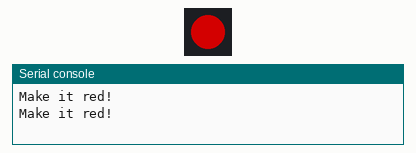
Recording of a program running on a simulated CircuitPython board. Parts: 1 RGB LEDs in strip order, left to right, the last lines printed to the serial console. Dim RGB values are drawn brighter than linear.

Above: at 1.5 s.
At 4.5 s:
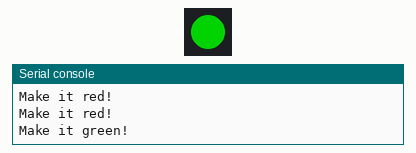
At 7.5 s:
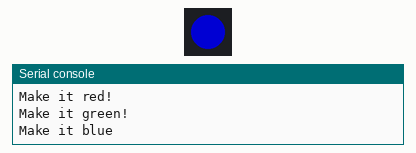
Timing chart, 0 to 11.7 s (numbered marks = the images above):
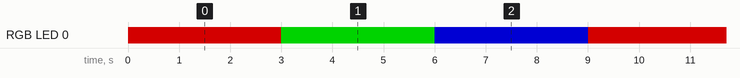

The program:

myRGBLED.py
```python
# Aaron
import board
import time
import neopixel

dot = neopixel.NeoPixel(board.NEOPIXEL, 1)
dot.brightness = 0.5

print("Make it red!")

while True:
    print("Make it red!")
    dot.fill((255, 0, 0))  # red
    time.sleep(3)          # delay 3 seconds
    print("Make it green!")  # green
    dot.fill((0, 255, 0))
    time.sleep(3)       # delay 3 seconds
    print("Make it blue")
    dot.fill((0, 0, 255))  # blue
    time.sleep(3)    # delay 3 seconds
```

Measured:
- by itself, RGB LED 0: repeats every 9.0 s: RGB(0, 127, 0) 3.0 s, RGB(0, 0, 127) 3.0 s, RGB(127, 0, 0) 3.0 s
- by itself, everything shown: repeats every 9.0 s, in 3 steps
